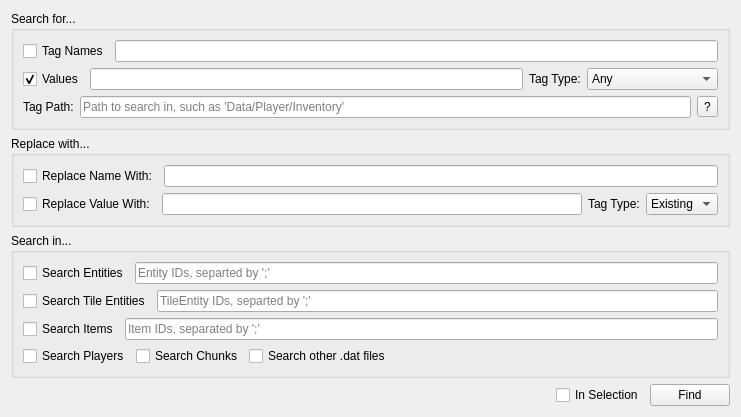
<?xml version="1.0" encoding="UTF-8"?>
<ui version="4.0">
 <class>findNBTWidget</class>
 <widget class="QWidget" name="findNBTWidget">
  <property name="geometry">
   <rect>
    <x>0</x>
    <y>0</y>
    <width>741</width>
    <height>394</height>
   </rect>
  </property>
  <property name="windowTitle">
   <string>Form</string>
  </property>
  <layout class="QVBoxLayout" name="verticalLayout">
   <item>
    <widget class="QGroupBox" name="groupBox">
     <property name="title">
      <string>Search for...</string>
     </property>
     <layout class="QVBoxLayout" name="verticalLayout_2">
      <item>
       <layout class="QHBoxLayout" name="horizontalLayout_9">
        <item>
         <widget class="QCheckBox" name="searchNameCheckbox">
          <property name="text">
           <string>Tag Names</string>
          </property>
         </widget>
        </item>
        <item>
         <widget class="QLineEdit" name="nameField"/>
        </item>
       </layout>
      </item>
      <item>
       <layout class="QHBoxLayout" name="horizontalLayout_23">
        <item>
         <widget class="QCheckBox" name="searchValueCheckbox">
          <property name="text">
           <string>Values</string>
          </property>
          <property name="checked">
           <bool>true</bool>
          </property>
         </widget>
        </item>
        <item>
         <widget class="QLineEdit" name="valueField"/>
        </item>
        <item>
         <widget class="QLabel" name="label_9">
          <property name="text">
           <string>Tag Type:</string>
          </property>
         </widget>
        </item>
        <item>
         <widget class="QComboBox" name="tagTypeComboBox">
          <item>
           <property name="text">
            <string>Any</string>
           </property>
          </item>
          <item>
           <property name="text">
            <string>Any Numeric</string>
           </property>
          </item>
          <item>
           <property name="text">
            <string>Any Integer</string>
           </property>
          </item>
          <item>
           <property name="text">
            <string>Any Floating-Point</string>
           </property>
          </item>
          <item>
           <property name="text">
            <string>Any Array</string>
           </property>
          </item>
          <item>
           <property name="text">
            <string>String</string>
           </property>
          </item>
          <item>
           <property name="text">
            <string>Byte</string>
           </property>
          </item>
          <item>
           <property name="text">
            <string>Short</string>
           </property>
          </item>
          <item>
           <property name="text">
            <string>Int</string>
           </property>
          </item>
          <item>
           <property name="text">
            <string>Long</string>
           </property>
          </item>
          <item>
           <property name="text">
            <string>Float</string>
           </property>
          </item>
          <item>
           <property name="text">
            <string>Double</string>
           </property>
          </item>
          <item>
           <property name="text">
            <string>List</string>
           </property>
          </item>
          <item>
           <property name="text">
            <string>Compound</string>
           </property>
          </item>
          <item>
           <property name="text">
            <string>Byte Array</string>
           </property>
          </item>
          <item>
           <property name="text">
            <string>Int Array</string>
           </property>
          </item>
          <item>
           <property name="text">
            <string>Short Array</string>
           </property>
          </item>
         </widget>
        </item>
       </layout>
      </item>
      <item>
       <layout class="QHBoxLayout" name="horizontalLayout_10">
        <item>
         <widget class="QLabel" name="label_10">
          <property name="text">
           <string>Tag Path:</string>
          </property>
         </widget>
        </item>
        <item>
         <widget class="QLineEdit" name="tagPathBox">
          <property name="placeholderText">
           <string>Path to search in, such as 'Data/Player/Inventory'</string>
          </property>
         </widget>
        </item>
        <item>
         <widget class="QToolButton" name="tagPathHelpButton">
          <property name="text">
           <string>?</string>
          </property>
         </widget>
        </item>
       </layout>
      </item>
     </layout>
    </widget>
   </item>
   <item>
    <widget class="QGroupBox" name="groupBox_2">
     <property name="title">
      <string>Replace with...</string>
     </property>
     <layout class="QVBoxLayout" name="verticalLayout">
      <item>
       <layout class="QHBoxLayout" name="horizontalLayout_26">
        <item>
         <widget class="QCheckBox" name="replaceNameCheckbox">
          <property name="text">
           <string>Replace Name With:</string>
          </property>
         </widget>
        </item>
        <item>
         <widget class="QLineEdit" name="replaceNameField"/>
        </item>
       </layout>
      </item>
      <item>
       <layout class="QHBoxLayout" name="horizontalLayout_27">
        <item>
         <widget class="QCheckBox" name="replaceValueCheckbox">
          <property name="text">
           <string>Replace Value With:</string>
          </property>
         </widget>
        </item>
        <item>
         <widget class="QLineEdit" name="replaceValueField"/>
        </item>
        <item>
         <widget class="QLabel" name="label_12">
          <property name="text">
           <string>Tag Type:</string>
          </property>
         </widget>
        </item>
        <item>
         <widget class="QComboBox" name="replaceValueTagTypeComboBox">
          <item>
           <property name="text">
            <string>Existing</string>
           </property>
          </item>
          <item>
           <property name="text">
            <string>String</string>
           </property>
          </item>
          <item>
           <property name="text">
            <string>Byte</string>
           </property>
          </item>
          <item>
           <property name="text">
            <string>Short</string>
           </property>
          </item>
          <item>
           <property name="text">
            <string>Int</string>
           </property>
          </item>
          <item>
           <property name="text">
            <string>Long</string>
           </property>
          </item>
          <item>
           <property name="text">
            <string>Float</string>
           </property>
          </item>
          <item>
           <property name="text">
            <string>Double</string>
           </property>
          </item>
         </widget>
        </item>
       </layout>
      </item>
     </layout>
    </widget>
   </item>
   <item>
    <widget class="QGroupBox" name="groupBox">
     <property name="title">
      <string>Search in...</string>
     </property>
     <layout class="QVBoxLayout" name="verticalLayout_4">
      <item>
       <layout class="QHBoxLayout" name="horizontalLayout_19">
        <item>
         <widget class="QCheckBox" name="searchEntitiesCheckbox">
          <property name="text">
           <string>Search Entities</string>
          </property>
         </widget>
        </item>
        <item>
         <widget class="QLineEdit" name="entityIDField">
          <property name="placeholderText">
           <string>Entity IDs, separted by ';'</string>
          </property>
         </widget>
        </item>
       </layout>
      </item>
      <item>
       <layout class="QHBoxLayout" name="horizontalLayout_24">
        <item>
         <widget class="QCheckBox" name="searchTileEntitiesCheckbox">
          <property name="text">
           <string>Search Tile Entities</string>
          </property>
         </widget>
        </item>
        <item>
         <widget class="QLineEdit" name="tileEntityIDField">
          <property name="placeholderText">
           <string>TileEntity IDs, separted by ';'</string>
          </property>
         </widget>
        </item>
       </layout>
      </item>
      <item>
       <layout class="QHBoxLayout" name="horizontalLayout_22">
        <item>
         <widget class="QCheckBox" name="searchItemsCheckbox">
          <property name="text">
           <string>Search Items</string>
          </property>
         </widget>
        </item>
        <item>
         <widget class="QLineEdit" name="itemIDField">
          <property name="placeholderText">
           <string>Item IDs, separated by ';'</string>
          </property>
         </widget>
        </item>
       </layout>
      </item>
      <item>
       <layout class="QHBoxLayout" name="horizontalLayout_20">
        <item>
         <widget class="QCheckBox" name="searchPlayersCheckbox">
          <property name="text">
           <string>Search Players</string>
          </property>
         </widget>
        </item>
        <item>
         <widget class="QCheckBox" name="searchChunksCheckbox">
          <property name="text">
           <string>Search Chunks</string>
          </property>
         </widget>
        </item>
        <item>
         <widget class="QCheckBox" name="searchOtherDatsCheckbox">
          <property name="text">
           <string>Search other .dat files</string>
          </property>
         </widget>
        </item>
        <item>
         <spacer name="horizontalSpacer_6">
          <property name="orientation">
           <enum>Qt::Horizontal</enum>
          </property>
          <property name="sizeHint" stdset="0">
           <size>
            <width>40</width>
            <height>20</height>
           </size>
          </property>
         </spacer>
        </item>
       </layout>
      </item>
     </layout>
    </widget>
   </item>
   <item>
    <layout class="QHBoxLayout" name="horizontalLayout_21">
     <item>
      <spacer name="horizontalSpacer">
       <property name="orientation">
        <enum>Qt::Horizontal</enum>
       </property>
       <property name="sizeHint" stdset="0">
        <size>
         <width>40</width>
         <height>20</height>
        </size>
       </property>
      </spacer>
     </item>
     <item>
      <widget class="QCheckBox" name="inSelectionCheckbox">
       <property name="text">
        <string>In Selection</string>
       </property>
       <property name="checkable">
        <bool>true</bool>
       </property>
       <property name="checked">
        <bool>false</bool>
       </property>
      </widget>
     </item>
     <item>
      <widget class="QPushButton" name="findButton">
       <property name="text">
        <string>Find</string>
       </property>
      </widget>
     </item>
    </layout>
   </item>
  </layout>
 </widget>
 <resources/>
 <connections/>
</ui>
